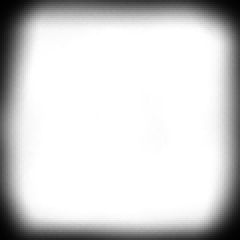
#> input picture masks_illumination.png, 120 x 120 px (shown 2 times larger)
$ jupyter execute --allow-errors 'network simulation demo.ipynb'   (shell and % lines are left out)   (older library calls are emulated)
#> lines starting #> are read from the running program, lines starting #| are printed output that depends on the picture
### Quasi3D_3J_solar_Cell_func.py
import numpy as np
import matplotlib.pyplot as plt

from skimage.transform import resize
from skimage.io import imread

from solcore.structure import Junction
from solcore.solar_cell import SolarCell
from solcore.light_source import LightSource
from solcore.spice import solve_quasi_3D


# First we load the masks defining the illumination pattern and the contacts. Both must be greyscale images
# The solver expect images with values between 0 and 255 and imread of a PNG image is between 0 and 1, even when
# it is in grey, so we scale it multiplying by 255. If the image were JPG, the result would be already in (0,255).

def calc_iv(illuminationMask):
    contactsMask = imread('masks_sq.png')

    nx, ny = contactsMask.shape

    # For symmetry arguments (not completely true for the illumination), we can mode just 1/4 of the device and then
    # multiply the current by 4
    contactsMask = contactsMask[int(nx / 2):, int(ny / 2):]

    contactsMask = (resize(contactsMask, illuminationMask.shape)*255).astype(np.int)

    #contactsMask=np.zeros_like(contactsMask,np.int)

    nnx, nny = illuminationMask.shape
    assert illuminationMask.shape==contactsMask.shape
    # assert int(nx/8)==nnx
    # assert int(ny/8)==nny

    # Size of the pixels (m)
    Lx = 10e-6
    Ly = 10e-6

    # Height of the metal fingers (m)
    h = 2.2e-6

    # Contact resistance (Ohm m2)
    Rcontact = 3e-10

    # Resistivity metal fingers (Ohm m)
    Rline = 2e-8

    # Bias (V)
    vini = 0
    vfin = 2
    step = 0.01

    T = 298
    db_junction = Junction(kind='2D', T=T, reff=1, jref=300, Eg=0.66, A=1, R_sheet_top=100, R_sheet_bot=1e-16,
                           R_shunt=1e16, n=3.5)
    db_junction2 = Junction(kind='2D', T=T, reff=1, jref=300, Eg=1.4, A=1, R_sheet_top=100, R_sheet_bot=1e-16,
                            R_shunt=1e16, n=3.5)
    db_junction3 = Junction(kind='2D', T=T, reff=0.5, jref=300, Eg=1.8, A=1, R_sheet_top=100, R_sheet_bot=100,
                            R_shunt=1e16, n=3.5)

    # For a single junction, this will have >28800 nodes and for the full 3J it will be >86400, so it is worth to
    # exploit symmetries whenever possible. A smaller number of nodes also makes the solver more robust.
    my_solar_cell = SolarCell([db_junction2], T=T)

    wl = np.linspace(350, 2000, 301) * 1e-9
    light_source = LightSource(source_type='standard', version='AM1.5g', x=wl, output_units='photon_flux_per_m',
                               concentration=100)

    options = {'light_iv': True, 'wavelength': wl, 'light_source': light_source}

    V, I, Vall, Vmet = solve_quasi_3D(my_solar_cell, illuminationMask, contactsMask, options=options, Lx=Lx, Ly=Ly, h=h,
                                      R_back=1e-16, R_contact=Rcontact, R_line=Rline, bias_start=vini, bias_end=vfin,
                                      bias_step=step)

    # Since we model 1/4 of the device, we multiply the current by 4
    I = I * 4

    plt.figure(1)
    plt.imshow(Vall[:, :, -2, -1])

    plt.figure(2)
    plt.semilogy(V, abs(I))
    plt.show()

    return V, I

### network simulation demo.ipynb
This is preliminary calculation of network simulation using solcore5.

[cell 1]
import skimage.io
import numpy as np
import matplotlib.pyplot as plt
from os.path import join
import os

[cell 2]
from Quasi3D_3J_solar_Cell_func import calc_iv

[cell 3]
this_path=os.getcwd()

[cell 4]
image_file=join(this_path,"masks_illumination.png")

[cell 5]
img=skimage.io.imread(image_file)
#> img is the input picture: shape (120, 120); min 0, max 255, mean 211

[cell 6]
img.shape
#> Out = (120, 120)

[cell 7]
plt.imshow(img)

## generate new profile

[cell 8]
def gen_profile(nx,ny,bound_ratio,conc=1):
#> called with nx = 60, ny = 60, bound_ratio = 0.1, conc = 1
    total_power_pixel=nx*ny*conc
    left_bound_x=np.floor(nx*bound_ratio).astype(np.int)
    left_bound_y=np.floor(ny*bound_ratio).astype(np.int)
    xp=np.random.randint(0,left_bound_x,size=total_power_pixel)
    yp=np.random.randint(0,left_bound_y,size=total_power_pixel)
    zmtx=np.zeros((nx,ny))
    for i in range(xp.shape[0]):
        zmtx[xp[i],yp[i]]+=1
    zmtx*=225
    return zmtx

[cell 9]
def plot_profile(profile_mtx):
    fig,ax=plt.subplots(1)
    c=ax.imshow(profile_mtx)
    fig.colorbar(c, ax=ax)
    fig.tight_layout()

[cell 10]
zmtx=gen_profile(60,60,0.1)

[cell 11]
plot_profile(zmtx)
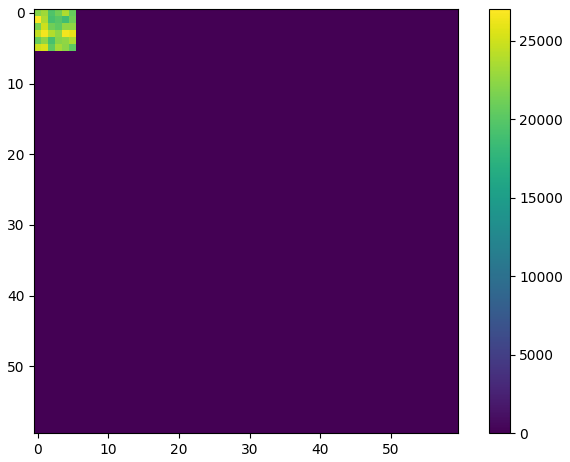
#> figure drawn by matplotlib, 2 panels

#> (a cell that did not finish here is left out)

#> (a cell that did not finish here is left out)

[cell 14]
nzmtx=gen_profile(60,60,0.8)
#> call 2 of gen_profile, with nx = 60, ny = 60, bound_ratio = 0.8, conc = 1
#> in gen_profile (call 2), `total_power_pixel=nx*ny*conc`: total_power_pixel = 3600
#> in gen_profile (call 2), `xp=np.random.randint(0,left_bound_x,size=total_power_pixel)`: xp = 3600 values, max 47 at index 17, min 0 at index 96, mean 23.82
#> in gen_profile (call 2), `yp=np.random.randint(0,left_bound_y,size=total_power_pixel)`: yp = 3600 values, max 47 at index 1, min 0 at index 57, mean 23.6
#> after the loop in gen_profile (call 2), `for i in range(xp.shape[0]):`:
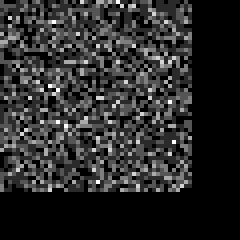
#> zmtx: shape (60, 60) float64 (shown 4 times larger); min 0, max 6, mean 1; drawn with min black and max white

[cell 15]
plot_profile(nzmtx)
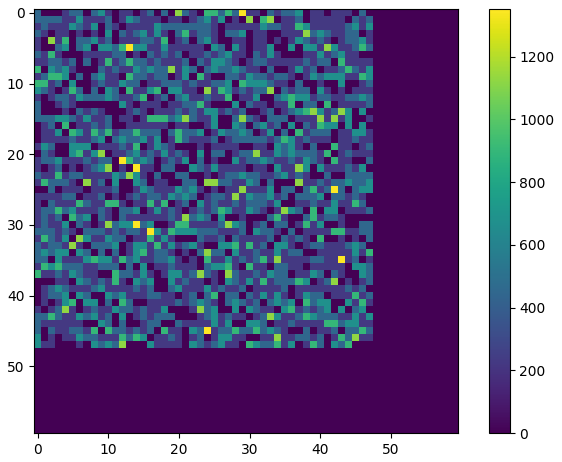
#> figure drawn by matplotlib, 2 panels

#> (a cell that did not finish here is left out)

#> (a cell that did not finish here is left out)

[cell 18]
nnzmtx=gen_profile(60,60,0.5)
#> call 3 of gen_profile, with nx = 60, ny = 60, bound_ratio = 0.5, conc = 1
#> in gen_profile (call 3), `xp=np.random.randint(0,left_bound_x,size=total_power_pixel)`: xp = 3600 values, max 29 at index 1, min 0 at index 0, mean 14.6
#> in gen_profile (call 3), `yp=np.random.randint(0,left_bound_y,size=total_power_pixel)`: yp = 3600 values, max 29 at index 11, min 0 at index 0, mean 14.36
#> after the loop in gen_profile (call 3), `for i in range(xp.shape[0]):`:
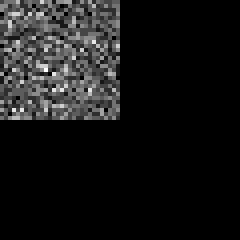
#> zmtx: shape (60, 60) float64 (shown 4 times larger); min 0, max 11, mean 1; drawn with min black and max white

[cell 19]
plot_profile(nnzmtx)
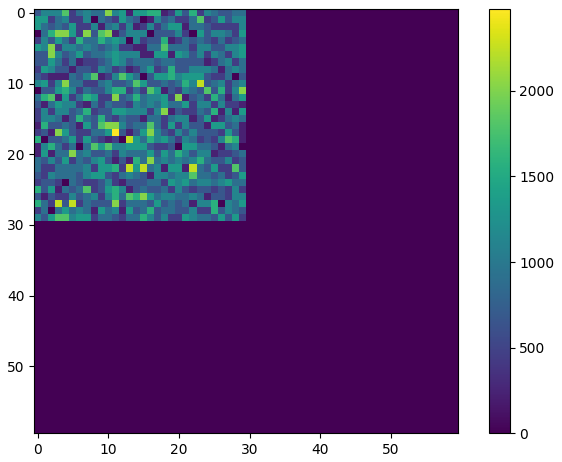
#> figure drawn by matplotlib, 2 panels
